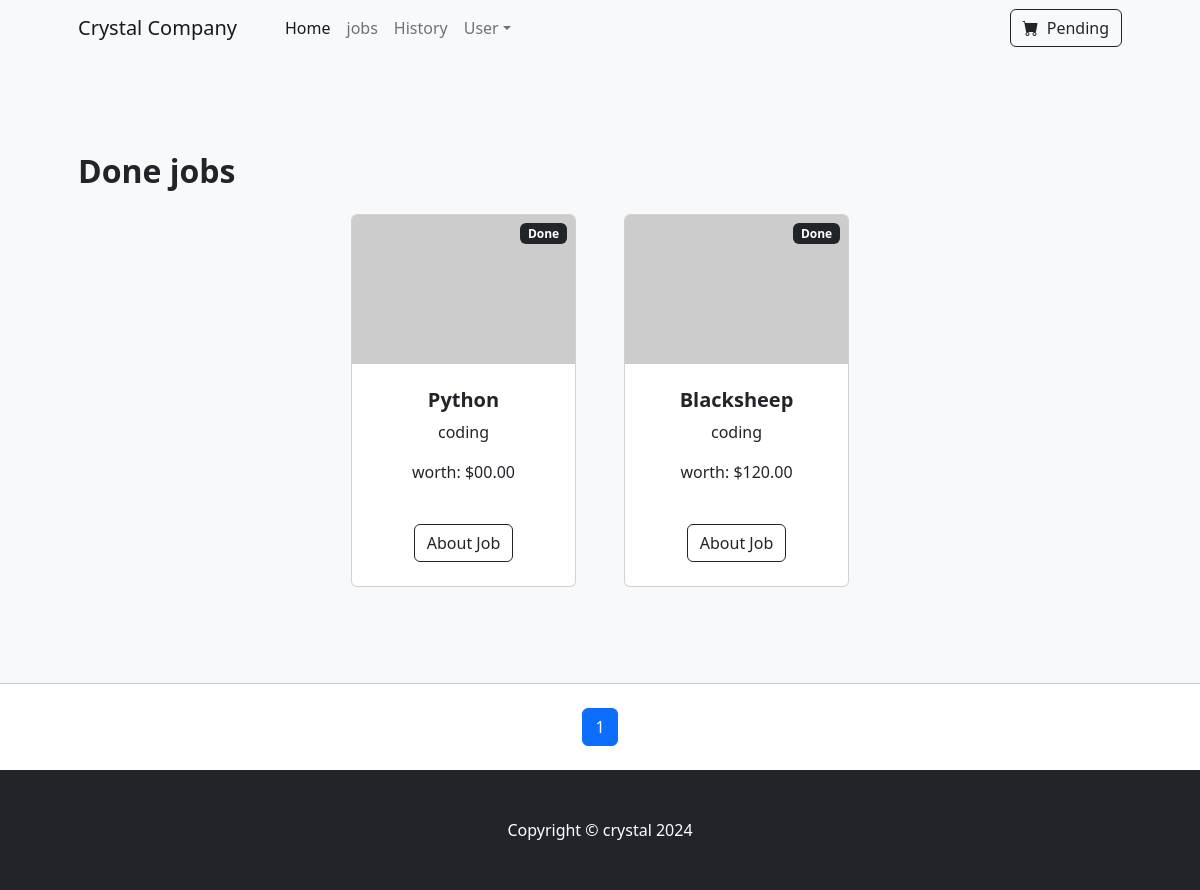
/history/ (signed in), run on the app's committed database.
### users/models.py (models this page shows, shortened)
class Jobs(models.Model):
    name = models.CharField(max_length = 50)
    description = models.TextField()
    due = models.DateTimeField()
    worth = models.CharField(max_length = 50, default="$00.00")
    cartegory = models.CharField(max_length = 50, default = "coding")
    status = models.BooleanField(default = False)
    author = models.ForeignKey(User, on_delete = models.CASCADE)
    class Meta:
        ordering = [ 'status' ]

### index/views.py (the view)
# urls.py: path("history/", IndexView.History.as_view(), name = "history"),
class History(LoginRequiredMixin, ListView):
    model = Jobs
    template_name = "index/history.html"
    context_object_name = "done_jobs"
    paginate_by = 4
    def get_queryset(self):
        queryset = super().get_queryset()
        queryset = queryset.filter(author=self.request.user, status=True)
        return queryset

### index/templates/index/history.html (shortened to what this page needs)
{% extends "index/base.html" %}
{% block body %}
<section class="py-5 bg-light">
    <div class="container px-4 px-lg-5 mt-5">
        <h2 class="fw-bolder mb-4">Done jobs</h2>
        <div class="row gx-4 gx-lg-5 row-cols-2 row-cols-md-3 row-cols-xl-4 justify-content-center">
            {% for job in done_jobs %}
            <div class="col mb-5">
                <div class="card h-100">
                    <div class="badge bg-dark text-white position-absolute" style="top: 0.5rem; right: 0.5rem">Done</div>
                    <img class="card-img-top" src="https://dummyimage.com/450x300/dee2e6/6c757d.jpg" alt="..." />
                    <div class="card-body p-4">
                        <div class="text-center">
                            <h5 class="fw-bolder">{{ job.name }}</h5>
                            <p>{{ job.cartegory }}</p>
                            <p>worth: {{ job.worth }}</p>
                        </div>
                    </div>
                    <div class="card-footer p-4 pt-0 border-top-0 bg-transparent">
                        <div class="text-center"><a class="btn btn-outline-dark mt-auto" href="{% url 'jobs_spec' job.pk%}">About Job</a></div>
                    </div>
                </div>
            </div>
            {% endfor %}
        </div>
    </div>
</section>
<nav aria-label="Pagination">
    <hr class="my-0" />
    <ul class="pagination justify-content-center my-4">
        {% for num in page_obj.paginator.page_range %}
          {% if page_obj.number == num %}
            <li class="page-item active"><span class="page-link">{{ num }}</span></li>
          {% else %}
            <li class="page-item"><a class="page-link" href="?page={{ num }}">{{ num }}</a></li>
          {% endif %}
        {% endfor %}
      </ul>
</nav>
{% endblock body %}

### data on the page
Jobs: name "Python", cartegory "coding", worth "$00.00"
Jobs: name "Blacksheep", cartegory "coding", worth "$120.00"

### other printed values
{{ num }} "1"
